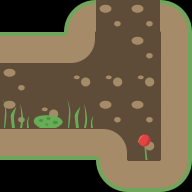

This game map was drawn from its Tiled (.tmx) file and the tilesets committed beside it. A one-line description and the trimmed map source follow:
An orthogonal 6x6 tile map with 32x32 px tiles, 2 tile layers (ground, deco).

<map version="1.0" orientation="orthogonal" renderorder="left-down" width="6" height="6" tilewidth="32" tileheight="32" nextobjectid="12">
 <tileset firstgid="1" source="tileset.tsx" />
 <layer name="ground" width="6" height="6">
  <data>[36 cells, 31 non-empty, 12 distinct tile ids]</data>
 </layer>
 <layer name="deco" width="6" height="6">
  <data>[36 cells, 4 non-empty, 3 distinct tile ids]</data>
 </layer>
</map>
